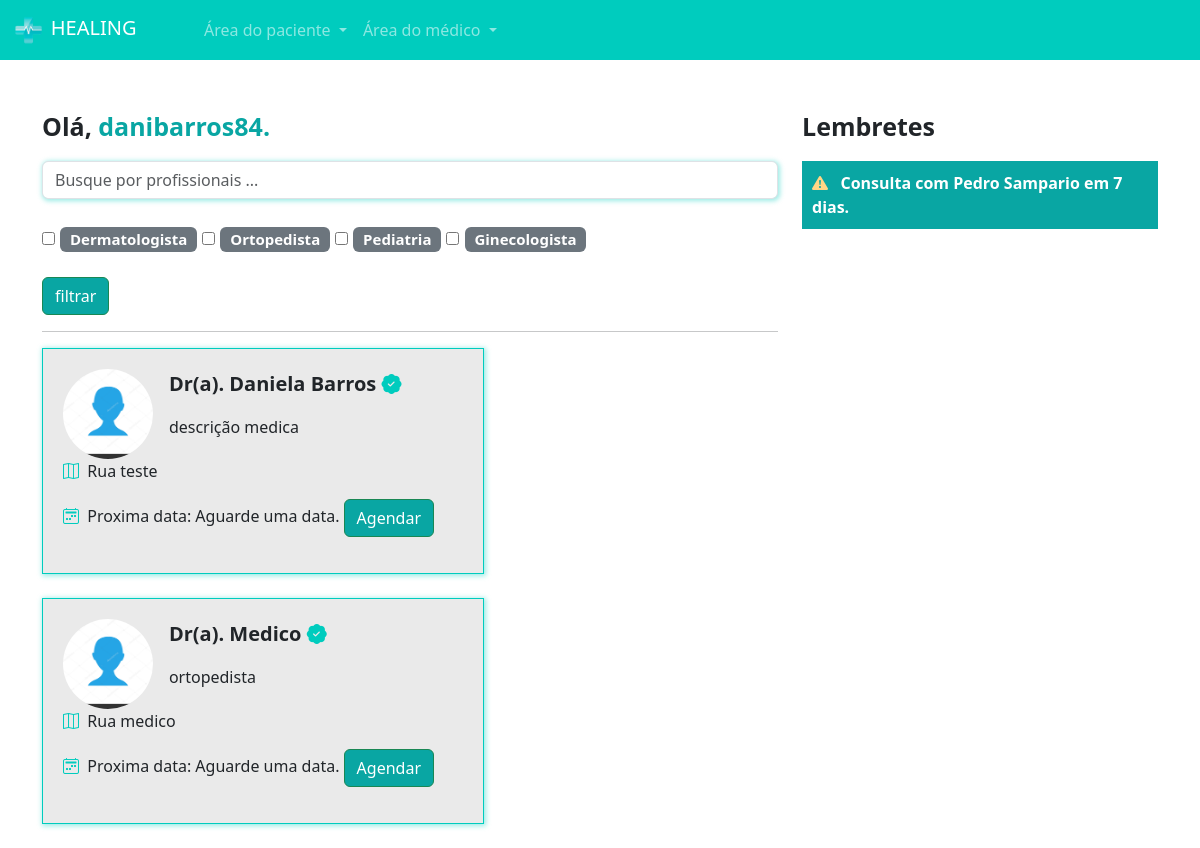
Page /pacientes/home/ (signed in) on the committed database.
### medico/models.py (models this page shows, shortened)
class Especialidades(models.Model):
    especialidade = models.CharField(max_length=100)

class DadosMedico(models.Model):
    crm = models.CharField(max_length=30)
    nome = models.CharField(max_length=100)
    cep = models.CharField(max_length=15)
    rua = models.CharField(max_length=100)
    bairro = models.CharField(max_length=100)
    numero = models.IntegerField()
    rg = models.ImageField(upload_to="rgs")
    cedula_identidade_medica = models.ImageField(upload_to='cim')
    foto = models.ImageField(upload_to="fotos_perfil")
    descricao = models.TextField(null=True, blank=True)
    valor_consulta = models.FloatField(default=100)
    user = models.ForeignKey(User, on_delete=models.DO_NOTHING)
    especialidade = models.ForeignKey(Especialidades, on_delete=models.DO_NOTHING, null=True, blank=True)
    @property
    def proxima_data(self):
        proxima_data = DatasAbertas.objects.filter(user = self.user).filter(data__gt=datetime.now()).filter(agendado=False).order_by('data').first()
        return proxima_data

### paciente/views.py (the view)
# urls.py: 2. Add a URL to urlpatterns:  path('', views.home, name='home')
def home(request):
    if request.method == "GET":
        medico_filtrar = request.GET.get('medico')
        especialidades_filtrar = request.GET.getlist('especialidades')
        medicos = DadosMedico.objects.all()
        if medico_filtrar:
            medicos = medicos.filter(nome__icontains = medico_filtrar)
        if especialidades_filtrar:
            medicos = medicos.filter(especialidade_id__in = especialidades_filtrar)
        especialidades = Especialidades.objects.all()
        return render(request, 'home.html', {'medicos': medicos, 'especialidades': especialidades, 'is_medico': is_medico(request.user)})

### medico/models.py (called while the page is built)
def is_medico(user):
    return DadosMedico.objects.filter(user=user).exists()

### paciente/templates/home.html
{% extends "base.html" %}
{% load static %}
{% block 'head' %}
    <link rel="stylesheet" href="{% static 'medicos/css/abrir_horario.css' %}">
    <link rel="stylesheet" href="{% static 'usuarios/css/usuarios.css' %}">
    <link rel="stylesheet" href="{% static 'medicos/css/cadastro_medico.css' %}">
    <link rel="stylesheet" href="{% static 'pacientes/css/home.css' %}">
    <link rel="stylesheet" href="https://cdn.jsdelivr.net/npm/bootstrap-icons@1.11.3/font/bootstrap-icons.min.css">
{% endblock 'head' %}
{% block 'body' %}
{% include "partials/navbar.html" %}
<br><br>
<div class="container">
    <div class="row">
        <div class="col-md-8">
            <p style="font-size: 25px" class="p-bold">Olá, <span class="color-dark">{{request.user.username}}.</span></p>
            <form action="{% url 'home' %}" post="GET">
                <input type="text" class="form-control shadow-main-color" placeholder="Busque por profissionais ..." name="medico">
                <br>
                <div class="especialidades">
                    {% for especialidade in especialidades %}
                    <input type="checkbox" name="especialidades" value="{{especialidade.id}}">
                    <span class="badge bg-secondary">
                            {{especialidade.especialidade}}
                    </span>
                    {% endfor %}
                </div>
                <br>
                <input type="submit" value="filtrar" class="btn btn-success btn-dark-color">
            </form>
            <hr>
            <div class="list-medicos">
                {% for medico in medicos %}
                <div class="card-medicos shadow-main-color">
                    <div class="row">
                        <div class="col-md-3"><img src="{{medico.foto.url}}" class="foto-perfil-card" alt=""></div>
                        <div class="col-md">
                            <p style="font-size: 20px" class="p-bold">Dr(a). {{medico.nome}} <i class="bi bi-patch-check-fill icon-main"></i></p>
                            <p>{{medico.descricao}}</p>
                        </div>
                    </div>
                    <p><i class="bi bi-map icon-main"></i>&nbsp&nbsp{{medico.rua}}</p>
                    <p><i class="bi bi-calendar2-week icon-main"></i>&nbsp&nbspProxima data:
                        {% if medico.proxima_data %}
                            {{medico.proxima_data}}
                        {% else %}
                            Aguarde uma data.
                        {% endif %}
                    <a href="{% url 'escolher_horario' medico.id %}" class="btn btn-success btn-dark-color">Agendar</a>
                </div>
                <br>
                {% endfor %}
            </div>
        </div>
        <div class="col-md-4">
            <p style="font-size: 25px" class="p-bold">Lembretes</p>
            <p class="bg-main-lembrete">
                <span class="p-bold"><i class="bi bi-exclamation-triangle-fill icon-differential"></i>&nbsp&nbsp Consulta com Pedro Sampario em 7 dias.</span>
            </p>
        </div>
    </div>
</div>
{% endblock 'body' %}

### templates/base.html (shortened to what this page needs)
{% load static %}
<!doctype html>
<html lang="en">
  <head>
    <link rel="stylesheet" href="{% static 'geral/css/base.css' %}">
    <link rel="stylesheet" href="">
    <link href="https://cdn.jsdelivr.net/npm/bootstrap@5.3.3/dist/css/bootstrap.min.css" rel="stylesheet">
    {% block 'head' %}{% endblock 'head' %}
  </head>
  <body>
    {% block 'body' %}{% endblock 'body' %}
  </body>
</html>

### templates/partials/navbar.html (shortened to what this page needs)
{% load static %}
<nav class="navbar navbar-expand-lg navbar-dark bg-color-dark">
    <div class="container-fluid">
      <a class="navbar-brand" href="#"><img src="{% static 'geral/img/logo.png' %}" width="20%" alt="">&nbspHEALING</a>
      <div class="collapse navbar-collapse" id="navbarNav">
        <ul class="navbar-nav">
            <li class="nav-item dropdown">
                <a class="nav-link dropdown-toggle" href="#" id="navbarDropdownMenuLink" role="button" data-bs-toggle="dropdown" aria-expanded="false">
                  Área do paciente
                </a>
            </li>
            {% if is_medico %}
                <li class="nav-item dropdown">
                    <a class="nav-link dropdown-toggle" href="#" id="navbarDropdownMenuLink" role="button" data-bs-toggle="dropdown" aria-expanded="false">
                        Área do médico
                    </a>
                </li>
            {% else %}
                <li class="nav-item">
                    <a class="nav-link" href="{% url 'cadastro_medico' %}">Sou médico</a>
                </li>
            {% endif %}
        </ul>
      </div>
    </div>
  </nav>

### templates/static/geral/css/base.css (style rules this page uses)
:root { --main-color: #00CCBE; --dark-color: #09A6A3; --contrast-color: #FFD686; }
.bg-color-dark { background-color: var(--main-color); }
.p-bold { font-weight: bold; }
.color-dark { color: var(--dark-color); }

### templates/static/usuarios/css/usuarios.css (style rules this page uses)
.btn-dark-color { background-color: var(--dark-color); color: white; }

### templates/static/medicos/css/cadastro_medico.css (style rules this page uses)
.shadow-main-color { box-shadow: 1px 1px 5px 1px rgba(0, 204, 190,.4); }

### templates/static/pacientes/css/home.css (style rules this page uses)
.especialidades { font-size: 20px; }
.card-medicos { width: 60%; background-color: #EAEAEA; border: 1px solid var(--main-color); padding: 20px; }
.foto-perfil-card { width: 90px; height: 90px; border-radius: 45px; }
.icon-main { color: var(--main-color); }
.bg-main-lembrete { background-color: var(--dark-color); padding: 10px; color: white; }
.icon-differential { color: var(--contrast-color); }

### rows in the picture
Especialidades: especialidade "Dermatologista"
Especialidades: especialidade "Ortopedista"
Especialidades: especialidade "Pediatria"
Especialidades: especialidade "Ginecologista"
DadosMedico: foto (picture), nome "Daniela Barros", descricao "descrição medica", rua "Rua teste", shows "Aguarde uma data."
DadosMedico: foto (picture), nome "Medico", descricao "ortopedista", rua "Rua medico", shows "Aguarde uma data."

### other values in the picture
{{ request.user.username }} "danibarros84"
